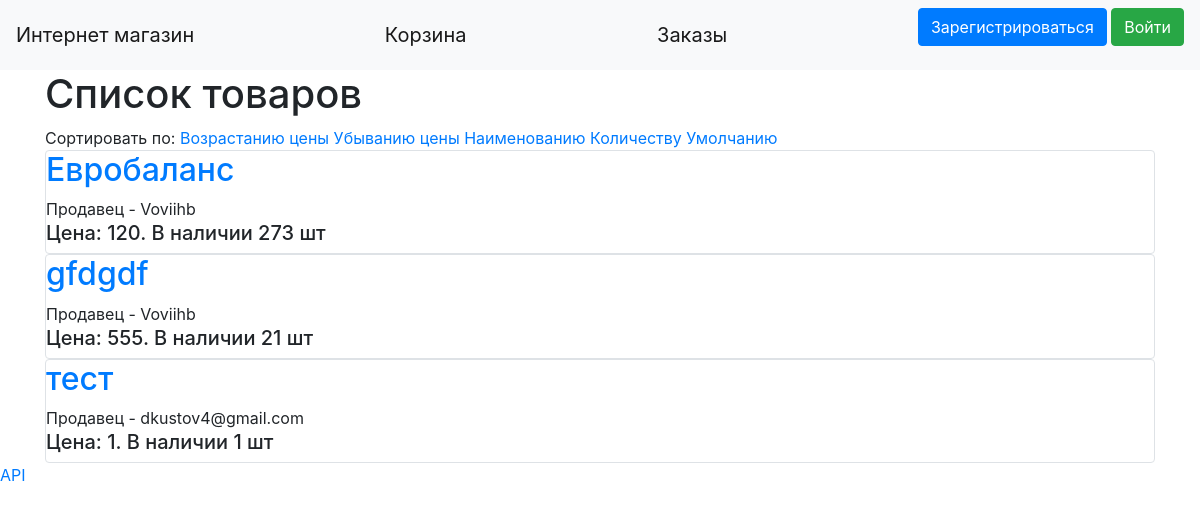
Page /main on the earlier database version.
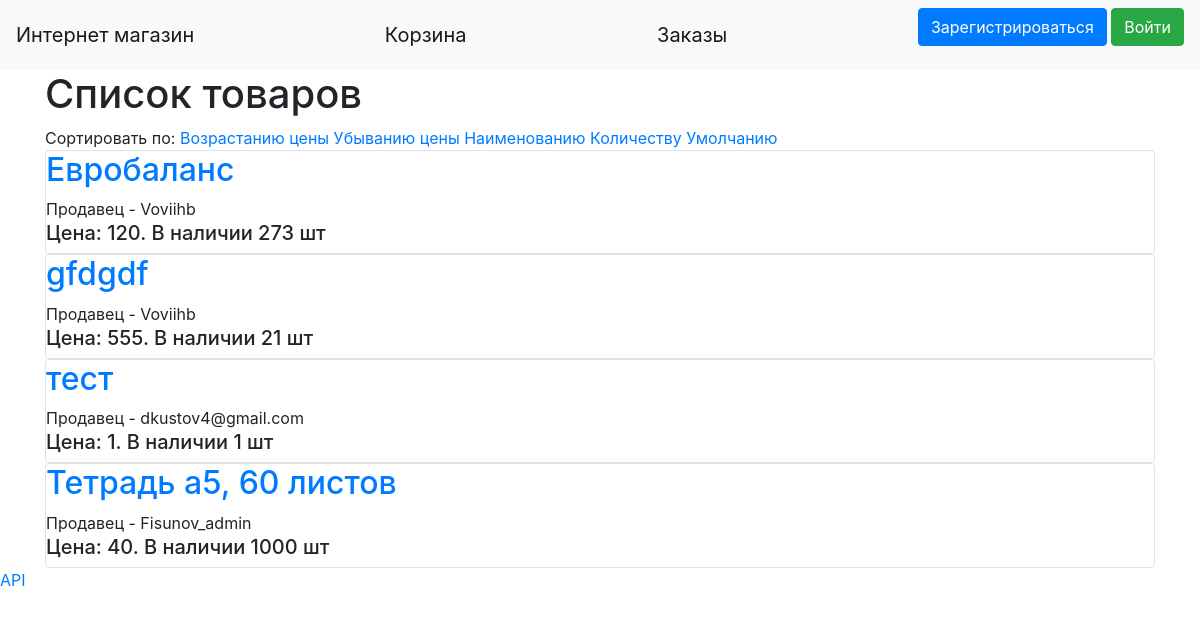
Same page on the later database version.
### data/products.py (models this page shows, shortened)
class Products(SqlAlchemyBase, SerializerMixin):
    __tablename__ = 'products'
    id = sqlalchemy.Column(sqlalchemy.Integer, primary_key=True, autoincrement=True)
    title = sqlalchemy.Column(sqlalchemy.String, nullable=True)
    quantity = sqlalchemy.Column(sqlalchemy.Integer, nullable=True)
    price = sqlalchemy.Column(sqlalchemy.Integer, nullable=True)
    description = sqlalchemy.Column(sqlalchemy.String, nullable=True)
    category = sqlalchemy.Column(sqlalchemy.String, nullable=True)
    photo_path = sqlalchemy.Column(sqlalchemy.String, nullable=True)
    user_id = sqlalchemy.Column(sqlalchemy.Integer, sqlalchemy.ForeignKey("users.id"))
    user = orm.relationship('User', foreign_keys="Products.user_id", backref="products")

### data/users.py (models this page shows, shortened)
class User(SqlAlchemyBase, UserMixin):
    __tablename__ = 'users'
    id = sqlalchemy.Column(sqlalchemy.Integer, primary_key=True, autoincrement=True)
    name = sqlalchemy.Column(sqlalchemy.String, nullable=True)
    about = sqlalchemy.Column(sqlalchemy.String, nullable=True)
    email = sqlalchemy.Column(sqlalchemy.String, index=True, unique=True, nullable=True)
    role = sqlalchemy.Column(sqlalchemy.Integer)
    hashed_password = sqlalchemy.Column(sqlalchemy.String, nullable=True)
    cart = sqlalchemy.Column(sqlalchemy.String, default="{}")
    balance = sqlalchemy.Column(sqlalchemy.Integer, default=0)
    created_date = sqlalchemy.Column(sqlalchemy.DateTime, default=datetime.datetime.now)

### main.py (the view)
@app.route("/")
@app.route("/main")
@app.route("/main/<sort_type>")
def index(sort_type="default"):
    db_sess = db_session.create_session()
    products = db_sess.query(Products)
    if sort_type == "sorted_by_name":
        products = [i for i in sorted(products, key=lambda x: x.title)]
    elif sort_type == "sorted_by_price_up":
        products = [i for i in sorted(products, key=lambda x: x.price)]
    elif sort_type == "sorted_by_price_down":
        products = [i for i in sorted(products, reverse=True, key=lambda x: x.price)]
    elif sort_type == "sorted_by_num":
        products = [i for i in sorted(products, key=lambda x: x.quantity)]
    return render_template("index.html", products=products, title="Главная", super_admins=super_admins_ids)

### data/db_session.py (called while the page is built)
def create_session() -> Session:
    global __factory
    return __factory()

### templates/index.html (shortened to what this page needs)
{% extends "base.html" %}
{% block content %}
    <h1>Список товаров</h1>
    Сортировать по: <a href="/main/sorted_by_price_up">Возрастанию цены</a> <a href="/main/sorted_by_price_down">Убыванию цены</a>
    <a href="/main/sorted_by_name">Наименованию</a>  <a href="/main/sorted_by_num">Количеству</a> <a href="/main">Умолчанию</a>
    {% for item in products %}
        <div class="col-md6 border rounded">
            <h2><a href="/product/{{item.id}}">{{item.title}}</a></h2>
            <div>
                Продавец - {{ item.user.name }}
            </div>
            <div>
                <h5>Цена: {{ item.price }}. В наличии {{ item.quantity }} шт</h5>
            </div>
        </div>
    {% endfor %}
{% endblock %}

### templates/base.html (shortened to what this page needs)
<!doctype html>
<html lang="en">
<head>
    <link rel="stylesheet" href="https://stackpath.bootstrapcdn.com/bootstrap/4.4.1/css/bootstrap.min.css">
</head>
  <body>
    <header>
        <nav class="navbar navbar-light bg-light">
        <a class="navbar-brand" href="/main">Интернет магазин</a>
        <a class="navbar-brand" href="/cart">Корзина</a>
        <a class="navbar-brand" href="/orders">Заказы</a>
        {% if current_user.is_authenticated %}
            <a class="navbar-brand" href="/logout">{{ current_user.name }} выход</a>
        {% else %}
            <p>
                <a class="btn btn-primary " href="/register">Зарегистрироваться</a>
                <a class="btn btn-success" href="/login">Войти</a>
            </p>
        {% endif %}
    </nav>
    </header>
    <main role="main" class="container">
        {% block content %}{% endblock %}
    </main>
    <a href="/api">API</a>
  </body>
</html>

Differences in the rows shown:
added Products: title "Тетрадь а5, 60 листов", user.name "Fisunov_admin", price "40", quantity "1000"
